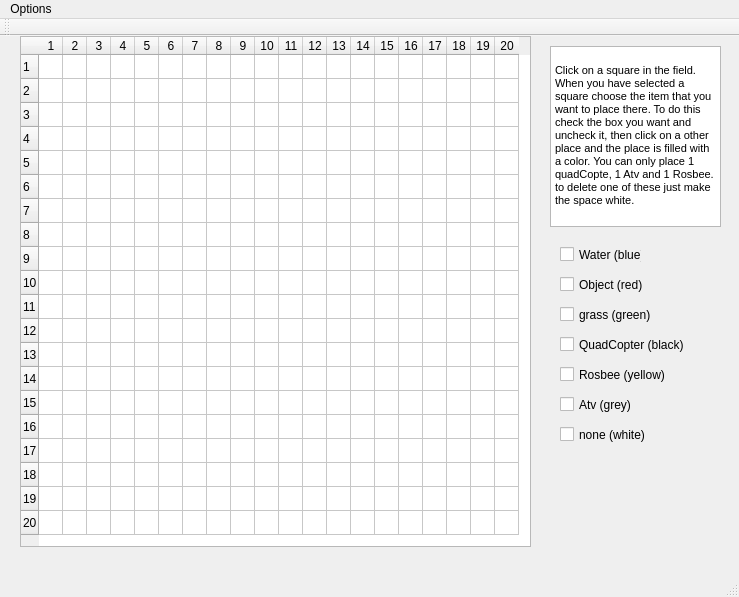
<?xml version="1.0" encoding="UTF-8"?>
<ui version="4.0">
 <class>MainWindow</class>
 <widget class="QMainWindow" name="MainWindow">
  <property name="geometry">
   <rect>
    <x>0</x>
    <y>0</y>
    <width>739</width>
    <height>597</height>
   </rect>
  </property>
  <property name="windowTitle">
   <string>MainWindow</string>
  </property>
  <widget class="QWidget" name="centralWidget">
   <widget class="QTableWidget" name="grid">
    <property name="geometry">
     <rect>
      <x>20</x>
      <y>0</y>
      <width>511</width>
      <height>511</height>
     </rect>
    </property>
    <property name="rowCount">
     <number>20</number>
    </property>
    <property name="columnCount">
     <number>20</number>
    </property>
    <attribute name="horizontalHeaderDefaultSectionSize">
     <number>24</number>
    </attribute>
    <attribute name="horizontalHeaderMinimumSectionSize">
     <number>24</number>
    </attribute>
    <attribute name="verticalHeaderDefaultSectionSize">
     <number>24</number>
    </attribute>
    <attribute name="verticalHeaderMinimumSectionSize">
     <number>24</number>
    </attribute>
    <row/>
    <row/>
    <row/>
    <row/>
    <row/>
    <row/>
    <row/>
    <row/>
    <row/>
    <row/>
    <row/>
    <row/>
    <row/>
    <row/>
    <row/>
    <row/>
    <row/>
    <row/>
    <row/>
    <row/>
    <column/>
    <column/>
    <column/>
    <column/>
    <column/>
    <column/>
    <column/>
    <column/>
    <column/>
    <column/>
    <column/>
    <column/>
    <column/>
    <column/>
    <column/>
    <column/>
    <column/>
    <column/>
    <column/>
    <column/>
   </widget>
   <widget class="QCheckBox" name="Water_on">
    <property name="geometry">
     <rect>
      <x>560</x>
      <y>210</y>
      <width>82</width>
      <height>17</height>
     </rect>
    </property>
    <property name="text">
     <string>Water (blue)</string>
    </property>
    <property name="tristate">
     <bool>false</bool>
    </property>
   </widget>
   <widget class="QCheckBox" name="Object_on">
    <property name="geometry">
     <rect>
      <x>560</x>
      <y>240</y>
      <width>121</width>
      <height>17</height>
     </rect>
    </property>
    <property name="text">
     <string>Object (red)</string>
    </property>
   </widget>
   <widget class="QCheckBox" name="Grass_on">
    <property name="geometry">
     <rect>
      <x>560</x>
      <y>270</y>
      <width>101</width>
      <height>17</height>
     </rect>
    </property>
    <property name="text">
     <string>grass (green)</string>
    </property>
   </widget>
   <widget class="QCheckBox" name="QuadCopter_on">
    <property name="geometry">
     <rect>
      <x>560</x>
      <y>300</y>
      <width>131</width>
      <height>17</height>
     </rect>
    </property>
    <property name="text">
     <string>QuadCopter (black)</string>
    </property>
   </widget>
   <widget class="QCheckBox" name="Rosbee_on">
    <property name="geometry">
     <rect>
      <x>560</x>
      <y>330</y>
      <width>121</width>
      <height>17</height>
     </rect>
    </property>
    <property name="text">
     <string>Rosbee (yellow)</string>
    </property>
   </widget>
   <widget class="QCheckBox" name="Atv_on">
    <property name="geometry">
     <rect>
      <x>560</x>
      <y>360</y>
      <width>91</width>
      <height>17</height>
     </rect>
    </property>
    <property name="text">
     <string>Atv (grey)</string>
    </property>
   </widget>
   <widget class="QCheckBox" name="None_on">
    <property name="geometry">
     <rect>
      <x>560</x>
      <y>390</y>
      <width>101</width>
      <height>17</height>
     </rect>
    </property>
    <property name="text">
     <string>none (white)</string>
    </property>
   </widget>
   <widget class="QTextEdit" name="textEdit">
    <property name="geometry">
     <rect>
      <x>550</x>
      <y>10</y>
      <width>171</width>
      <height>181</height>
     </rect>
    </property>
    <property name="html">
     <string>&lt;!DOCTYPE HTML PUBLIC &quot;-//W3C//DTD HTML 4.0//EN&quot; &quot;http://www.w3.org/TR/REC-html40/strict.dtd&quot;&gt;
&lt;html&gt;&lt;head&gt;&lt;meta name=&quot;qrichtext&quot; content=&quot;1&quot; /&gt;&lt;style type=&quot;text/css&quot;&gt;
p, li { white-space: pre-wrap; }
&lt;/style&gt;&lt;/head&gt;&lt;body style=&quot; font-family:'MS Shell Dlg 2'; font-size:8.25pt; font-weight:400; font-style:normal;&quot;&gt;
&lt;p style=&quot;-qt-paragraph-type:empty; margin-top:0px; margin-bottom:0px; margin-left:0px; margin-right:0px; -qt-block-indent:0; text-indent:0px;&quot;&gt;&lt;br /&gt;&lt;/p&gt;
&lt;p style=&quot; margin-top:0px; margin-bottom:0px; margin-left:0px; margin-right:0px; -qt-block-indent:0; text-indent:0px;&quot;&gt;&lt;span style=&quot; font-size:8pt;&quot;&gt;Click on a square in the field. When you have selected a square choose the item that you want to place there. To do this check the box you want and uncheck it, then click on a other place and the place is filled with a color. You can only place 1 quadCopte, 1 Atv and 1 Rosbee. to delete one of these just make the space white.&lt;/span&gt;&lt;/p&gt;&lt;/body&gt;&lt;/html&gt;</string>
    </property>
   </widget>
  </widget>
  <widget class="QMenuBar" name="menuBar">
   <property name="geometry">
    <rect>
     <x>0</x>
     <y>0</y>
     <width>739</width>
     <height>21</height>
    </rect>
   </property>
   <widget class="QMenu" name="menuOptions">
    <property name="title">
     <string>Options</string>
    </property>
    <addaction name="actionNew"/>
    <addaction name="actionLoad"/>
    <addaction name="actionSave"/>
    <addaction name="actionExit"/>
   </widget>
   <addaction name="menuOptions"/>
  </widget>
  <widget class="QToolBar" name="mainToolBar">
   <attribute name="toolBarArea">
    <enum>TopToolBarArea</enum>
   </attribute>
   <attribute name="toolBarBreak">
    <bool>false</bool>
   </attribute>
  </widget>
  <widget class="QStatusBar" name="statusBar"/>
  <action name="actionLoad">
   <property name="text">
    <string>Load</string>
   </property>
  </action>
  <action name="actionSave">
   <property name="text">
    <string>Save</string>
   </property>
  </action>
  <action name="actionExit">
   <property name="text">
    <string>Exit</string>
   </property>
  </action>
  <action name="actionNew">
   <property name="text">
    <string>new</string>
   </property>
  </action>
 </widget>
 <layoutdefault spacing="6" margin="11"/>
 <resources/>
 <connections>
  <connection>
   <sender>Water_on</sender>
   <signal>clicked(bool)</signal>
   <receiver>MainWindow</receiver>
   <slot>repaint()</slot>
   <hints>
    <hint type="sourcelabel">
     <x>610</x>
     <y>111</y>
    </hint>
    <hint type="destinationlabel">
     <x>369</x>
     <y>298</y>
    </hint>
   </hints>
  </connection>
 </connections>
</ui>
